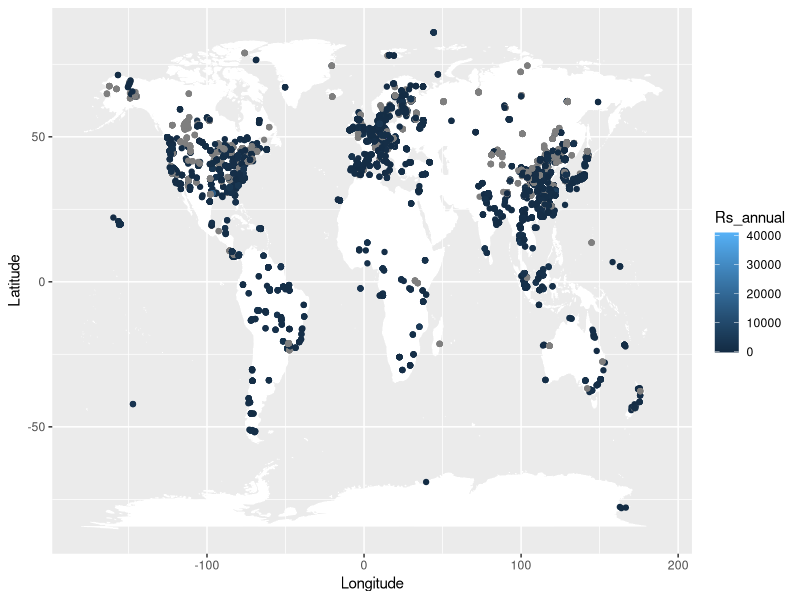

Here is the R script that generated this plot:
srdbData <- read.csv("srdb-data.csv")
library(dplyr)
srdbData %>% 
  select(Latitude, Longitude, Study_midyear, Rs_annual, Rs_growingseason) %>% 
  filter(!is.na(Rs_annual) | !is.na(Rs_growingseason)) ->
  srdb_filtered

# Sanity check: plot the data
library(ggplot2)
world_coords <- map_data("world")
p <- ggplot(srdb_filtered, aes(Longitude, Latitude, color = Rs_annual)) + geom_map(data = world_coords, map = world_coords, aes(long, lat, map_id = region), color = "white", fill = "white", linewidth = 0.2) + geom_point()
print(p)